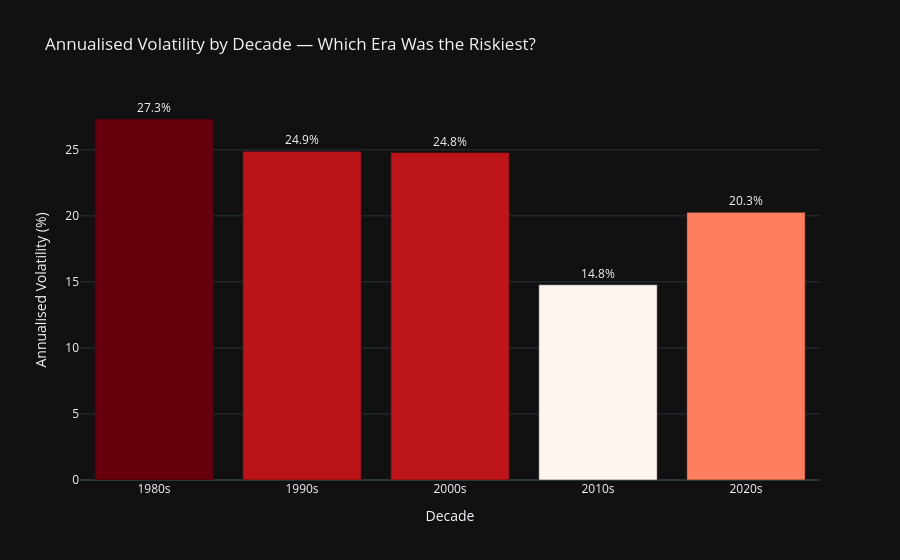

Notebook cell for this chart:
### Code cell
vol_decade = df.groupby('decade')['daily_return'].std() * np.sqrt(252)
vol_decade = vol_decade.reset_index()
vol_decade.columns = ['decade', 'ann_volatility']

fig = px.bar(
    vol_decade, x='decade', y='ann_volatility',
    color='ann_volatility', color_continuous_scale='Reds',
    title='Annualised Volatility by Decade — Which Era Was the Riskiest?',
    labels={'ann_volatility': 'Annualised Volatility (%)', 'decade': 'Decade'},
    text=vol_decade['ann_volatility'].apply(lambda x: f'{x:.1f}%')
)
fig.update_traces(textposition='outside')
fig.update_layout(template='plotly_dark', coloraxis_showscale=False)
fig.show()

### Figure 1 — Plotly figure (JSON) as saved in the notebook; plotly's stock layout.template omitted (floating-point values rounded to 4 significant figures)
{"data": [{"hovertemplate": "Decade=%{x}<br>Annualised Volatility (%)=%{marker.color}<br>text=%{text}<extra></extra>", "legendgroup": "", "marker": {"color": [27.33, 24.88, 24.79, 14.79, 20.27], "coloraxis": "coloraxis", "pattern": {"shape": ""}}, "name": "", "orientation": "v", "showlegend": false, "text": ["27.3%", "24.9%", "24.8%", "14.8%", "20.3%"], "textposition": "outside", "type": "bar", "x": ["1980s", "1990s", "2000s", "2010s", "2020s"], "xaxis": "x", "y": [27.33, 24.88, 24.79, 14.79, 20.27], "yaxis": "y"}], "layout": {"barmode": "relative", "coloraxis": {"colorbar": {"title": {"text": "Annualised Volatility (%)"}}, "colorscale": [[0, "rgb(255,245,240)"], [0.125, "rgb(254,224,210)"], [0.25, "rgb(252,187,161)"], [0.375, "rgb(252,146,114)"], [0.5, "rgb(251,106,74)"], [0.625, "rgb(239,59,44)"], [0.75, "rgb(203,24,29)"], [0.875, "rgb(165,15,21)"], [1, "rgb(103,0,13)"]], "showscale": false}, "legend": {"tracegroupgap": 0}, "title": {"text": "Annualised Volatility by Decade — Which Era Was the Riskiest?"}, "xaxis": {"anchor": "y", "domain": [0, 1], "title": {"text": "Decade"}}, "yaxis": {"anchor": "x", "domain": [0, 1], "title": {"text": "Annualised Volatility (%)"}}}}
